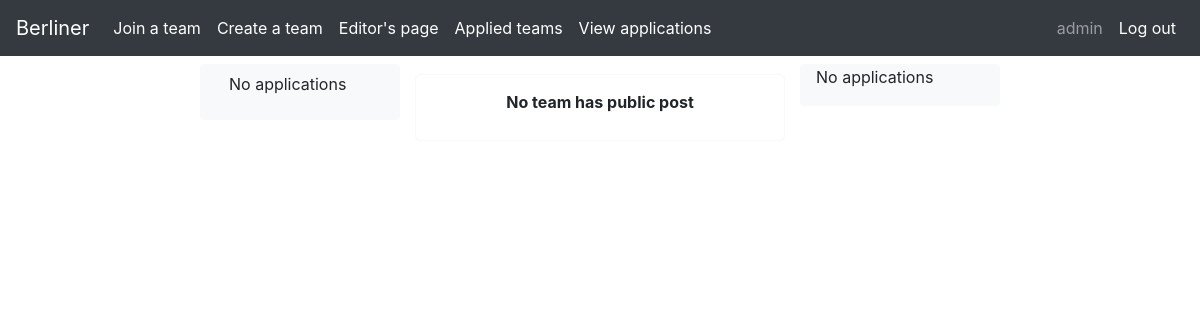
The app's page /applied/ (signed in), older data.
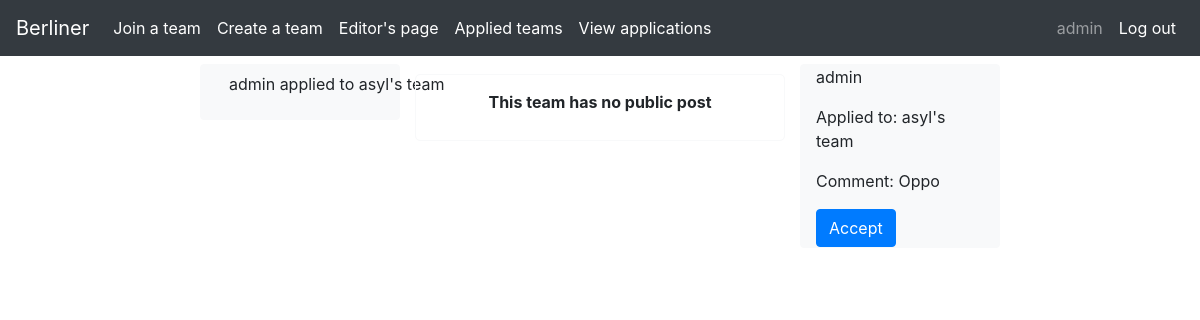
The same page, newer data.
### logedin/models.py (models this page shows, shortened)
class Application(models.Model):
    applicant = models.ForeignKey(CustomUser, on_delete=models.CASCADE)
    team = models.ForeignKey(Team, on_delete=models.CASCADE)
    comment = models.CharField(default="", max_length=200)
    def __str__(self) -> str:
        return self.applicant.username + " applied to " + self.team.name

class Team(models.Model):
    teamLeader = models.ForeignKey(CustomUser, on_delete=models.CASCADE, related_name="createdTeams", related_query_name="createdTeam")
    members = models.ManyToManyField(CustomUser, through='Membership', through_fields=('team', 'member'), related_name="memberTeams", related_query_name="memberTeam")
    applicants = models.ManyToManyField(CustomUser, through='Application', through_fields=('team', 'applicant'))
    name = models.CharField(default="New team", max_length=30, unique=True)
    description = models.CharField(default="Recently created team", max_length=60)

### users/models.py (models this page shows)
class CustomUser(AbstractUser):
    birthDate = models.DateTimeField(null=True)
    class Meta:
        pass

### logedin/views.py (the view)
# urls.py: path('applied/', views.AppliedView.as_view(), name='applied'),
class AppliedView(LoginRequiredMixin, ListView):
    login_url = 'signup'
    template_name = 'logedin/applied.html'
    context_object_name = 'object'
    def get_queryset(self):
        mySet = {
        "applications": Application.objects.filter(applicant=self.request.user)
        }
        return mySet

### templates/logedin/applied.html (shortened to what this page needs)
{% extends 'base/base_logedin.html' %}
{% load static %}
{% block menu %}
    <div id="menu">
        {% for application in object.applications %}
        <p class="application" data-details="{{ application }}"><a class="btn">{{ application }}</a></p>
        {% empty %}
        <p class="application" data-details="No applications"><a class="btn">No applications</a></p>
        {% endfor %}
    </div>
{% endblock %}
{% block main %}
    {% for application in object.applications %}
    <div class="{{ application }}">
        {% for post in application.getPublicPosts %}
        <div class="post border border-light">
            <p class="post-header"><b>{{ post.author.first_name }} {{ post.author.last_name }}</b> @<i>{{ post.team.name }}:</i> </p>
            <p class="post-body">{{ post.content }}</p>
            <p class="post-footer"></p>
        </div>
        {% empty %}
        <div class="post border border-light">
            <p class="post-header"><b>This team has no public post</b></p>
        </div>
        {% endfor %}
    </div>
    {% empty %}
    <div class="post border border-light">
        <p class="post-header"><b>No team has public post</b></p>
    </div>
    {% endfor %}
{% endblock %}
{% block info %}
    {% for application in object.applications %}
        <div class="{{ application }}">
            <p>{{ application.applicant.username }}</p>
            <p>Applied to: {{ application.team.name }}</p>
            <p>Comment: {{ application.comment }}</p>
            <form method="post">
                <button class="btn btn-primary" name="{{ application.applicant.username }}" type="submit"> Accept</button>
            </form>
        </div>
    {% empty %}
        <div id="No applications">
            <p>No applications</p>
        </div>
    {% endfor %}
{% endblock %}

Row changes from the older to the newer data that the page shows:
added Application: applicant+team "admin applied to asyl's team", applicant.username "admin", team.name "asyl's team", comment "Oppo"
Text that changed along with them:
text no longer shown: "No applications No team has public post No applications"
